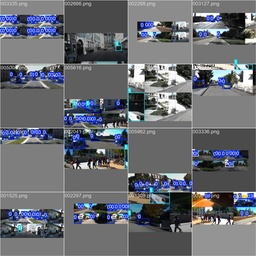
#> input picture model/runs/detect/train/train_batch0.jpg, 256 x 256 px, shrunk from 1920 x 1920 before the run
$ python cutie_mask_to_yolo.py ../model/runs/detect/train
#> lines starting #> are read from the running program, lines starting #| are printed output that depends on the picture
#!/usr/bin/env python3
"""
将 Cutie 生成的掩码图片转换为 YOLO 标签文件。

默认行为：
- 输入目录下所有常见图片格式都会被处理
- 单通道图按非零像素值区分目标，多通道图按非黑颜色区分目标
- 每个唯一像素值或颜色只生成一个外接矩形框
- 输出目录默认创建在当前项目目录下，名称为 labels_<输入目录名>

YOLO 标签格式：
class_id x_center y_center width height
"""

from __future__ import annotations

import argparse
import sys
from pathlib import Path

import numpy as np
from PIL import Image, UnidentifiedImageError


PROJECT_DIR = Path(__file__).resolve().parent
SUPPORTED_EXTENSIONS = {".png", ".jpg", ".jpeg", ".bmp", ".tif", ".tiff", ".webp"}


def non_negative_int(value: str) -> int:
    parsed = int(value)
    if parsed < 0:
        raise argparse.ArgumentTypeError("参数必须是大于等于 0 的整数。")
    return parsed


def parse_args() -> argparse.Namespace:
    parser = argparse.ArgumentParser(
        description="将 Cutie 掩码图转换为 YOLO 数据集 labels 文本文件。"
    )
    parser.add_argument(
        "input_dir",
        help="包含掩码图的文件夹路径。",
    )
    parser.add_argument(
        "--class-id",
        type=non_negative_int,
        default=0,
        help="生成标签时使用的类别 ID，默认是 0。",
    )
    parser.add_argument(
        "--mask-value",
        type=non_negative_int,
        default=None,
        help="仅提取指定像素值对应的目标。适用于单通道、调色板或灰度+Alpha 掩码图。",
    )
    parser.add_argument(
        "--min-area",
        type=non_negative_int,
        default=1,
        help="忽略小于该像素面积的目标，默认是 1。",
    )
    parser.add_argument(
        "--output-dir",
        default=None,
        help=(
            "输出目录名称或路径。未指定时，会在当前项目目录下创建 "
            "labels_<输入目录名>。"
        ),
    )
    return parser.parse_args()


def resolve_output_dir(input_dir: Path, output_dir_arg: str | None) -> Path:
    if output_dir_arg is None:
        return PROJECT_DIR / f"labels_{input_dir.name}"

    output_dir = Path(output_dir_arg).expanduser()
    if not output_dir.is_absolute():
        output_dir = PROJECT_DIR / output_dir
    return output_dir.resolve()


def list_mask_files(input_dir: Path) -> list[Path]:
    if not input_dir.exists():
        raise FileNotFoundError(f"输入目录不存在: {input_dir}")
    if not input_dir.is_dir():
        raise NotADirectoryError(f"输入路径不是文件夹: {input_dir}")

    mask_files = sorted(
        path
        for path in input_dir.iterdir()
        if path.is_file() and path.suffix.lower() in SUPPORTED_EXTENSIONS
    )

    if not mask_files:
        supported = ", ".join(sorted(SUPPORTED_EXTENSIONS))
        raise FileNotFoundError(
            f"在 {input_dir} 中没有找到支持的掩码图文件，支持格式: {supported}"
        )

    stems: dict[str, Path] = {}
    for path in mask_files:
        if path.stem in stems:
            raise ValueError(
                f"发现同名文件会覆盖输出: {stems[path.stem].name} 和 {path.name}"
            )
        stems[path.stem] = path

    return mask_files


def load_mask_arrays(
    image_path: Path,
) -> tuple[np.ndarray, np.ndarray | None, str, int, int]:
    try:
        with Image.open(image_path) as image:
#> image is the input picture: PIL image 256x256 RGB; mean R, G, B 104.7, 107.8, 114.2
            mask_array = np.array(image)
            color_array = np.array(image.convert("RGB")) if image.mode == "P" else None
            mode = image.mode
#> mode = 'RGB'
            width, height = image.size
#> width = 256; height = 256
#> in convert_masks_to_labels, `mask_array, color_array, image_mode, image_width, image_height = load_..`: image_mode = 'RGB'; image_width = 256
    except UnidentifiedImageError as exc:
        raise ValueError(f"无法识别图片文件: {image_path}") from exc

    if mask_array.ndim not in {2, 3}:
        raise ValueError(f"不支持的图片维度: {image_path} -> ndim={mask_array.ndim}")

    return mask_array, color_array, mode, width, height


def box_from_mask(binary_mask: np.ndarray, min_area: int) -> tuple[int, int, int, int] | None:
    points_y, points_x = np.nonzero(binary_mask)
    area = points_y.size
    if area == 0 or area < min_area:
        return None

    return (
        int(points_x.min()),
        int(points_y.min()),
        int(points_x.max()),
        int(points_y.max()),
    )


def sort_boxes(boxes: list[tuple[int, int, int, int]]) -> list[tuple[int, int, int, int]]:
    return sorted(boxes, key=lambda box: (box[1], box[0], box[3], box[2]))


def find_boxes_from_value_mask(
    value_mask: np.ndarray,
    min_area: int,
    mask_value: int | None,
) -> list[tuple[int, int, int, int]]:
    boxes: list[tuple[int, int, int, int]] = []

    if mask_value is None:
        target_values = [int(value) for value in np.unique(value_mask) if int(value) != 0]
    else:
        target_values = [mask_value]

    for value in target_values:
        box = box_from_mask(value_mask == value, min_area=min_area)
        if box is not None:
            boxes.append(box)

    return sort_boxes(boxes)


def find_boxes_from_color_mask(
    color_mask: np.ndarray,
    min_area: int,
) -> list[tuple[int, int, int, int]]:
#> called with min_area = 1
    if color_mask.ndim != 3 or color_mask.shape[2] < 3:
        raise ValueError(f"颜色掩码格式不支持: shape={color_mask.shape}")

    rgb = color_mask[:, :, :3].astype(np.uint32, copy=False)
    color_codes = (rgb[:, :, 0] << 16) | (rgb[:, :, 1] << 8) | rgb[:, :, 2]
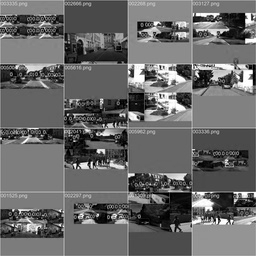
#> color_codes: shape (256, 256) uint32; min 0, max 16777215, mean 6890843.6; drawn with min black and max white
    target_codes = [int(code) for code in np.unique(color_codes) if int(code) != 0]
#> target_codes = 23167 items
    boxes: list[tuple[int, int, int, int]] = []

    for code in target_codes:
        box = box_from_mask(color_codes == code, min_area=min_area)
        if box is not None:
            boxes.append(box)
#> this loop made 23167 passes
#> (code, points_y in box_from_mask, points_x in box_from_mask, area in box_from_mask, box) on passes 1 to 3: (2, [22, 80], [138, 253], 2, (138, 22, 253, 80)), (5, [36, 50], [193, 65], 2, (65, 36, 193, 50)), (12, [214], [105], 1, (105, 214, 105, 214))
#> after the loop, boxes = 23167 items

    return sort_boxes(boxes)


def find_bounding_boxes(
    mask_array: np.ndarray,
    color_array: np.ndarray | None,
    image_mode: str,
    min_area: int,
    mask_value: int | None,
) -> list[tuple[int, int, int, int]]:
    if mask_array.ndim == 2:
        if image_mode == "P" and mask_value is None:
            if color_array is None:
                raise ValueError("调色板图片缺少 RGB 颜色数据。")
            return find_boxes_from_color_mask(color_array, min_area=min_area)
        return find_boxes_from_value_mask(
            mask_array,
            min_area=min_area,
            mask_value=mask_value,
        )

    channel_count = mask_array.shape[2]
    if channel_count < 3:
        return find_boxes_from_value_mask(
            mask_array[:, :, 0],
            min_area=min_area,
            mask_value=mask_value,
        )

    if mask_value is not None:
        raise ValueError(
            f"{image_mode} 多通道图片不支持 --mask-value，请改用单通道/调色板掩码图。"
        )

    return find_boxes_from_color_mask(mask_array, min_area=min_area)


def to_yolo_line(
    box: tuple[int, int, int, int],
    image_width: int,
    image_height: int,
    class_id: int,
) -> str:
#> called with box = (0, 0, 148, 66), image_width = 256, image_height = 256, class_id = 0
    min_x, min_y, max_x, max_y = box
    box_width = max_x - min_x + 1
    box_height = max_y - min_y + 1
    x_center = (min_x + box_width / 2.0) / image_width
#> x_center = 0.291
    y_center = (min_y + box_height / 2.0) / image_height
#> y_center = 0.131

    return (
        f"{class_id} "
        f"{x_center:.6f} "
        f"{y_center:.6f} "
        f"{box_width / image_width:.6f} "
        f"{box_height / image_height:.6f}"
    )


def convert_masks_to_labels(
    input_dir: Path,
    output_dir: Path,
    class_id: int,
    mask_value: int | None,
    min_area: int,
) -> tuple[int, int]:
    mask_files = list_mask_files(input_dir)
    if output_dir.exists() and not output_dir.is_dir():
        raise NotADirectoryError(f"输出路径不是文件夹: {output_dir}")
    output_dir.mkdir(parents=True, exist_ok=True)

    processed_count = 0
    total_boxes = 0

    for mask_path in mask_files:
        mask_array, color_array, image_mode, image_width, image_height = load_mask_arrays(
            mask_path
        )
        boxes = find_bounding_boxes(
            mask_array,
            color_array=color_array,
            image_mode=image_mode,
            min_area=min_area,
            mask_value=mask_value,
        )

        label_path = output_dir / f"{mask_path.stem}.txt"
        lines = [
            to_yolo_line(
                box,
                image_width=image_width,
                image_height=image_height,
                class_id=class_id,
            )
            for box in boxes
        ]
#> lines = 23167 items
        label_path.write_text("\n".join(lines) + ("\n" if lines else ""), encoding="utf-8")

        processed_count += 1
        total_boxes += len(boxes)
#> total_boxes = 23167
#> pass 2 of the loop in convert_masks_to_labels, `for mask_path in mask_files:`:
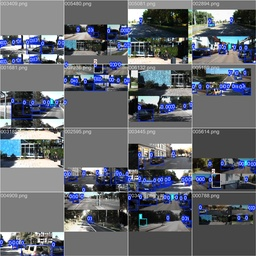
#> input picture model/runs/detect/train/train_batch1.jpg, 256 x 256 px, shrunk from 1920 x 1920 before the run
#> in load_mask_arrays, image is the input picture: PIL image 256x256 RGB; mean R, G, B 99.5, 103.9, 112
#> in find_boxes_from_color_mask (call 2), `color_codes = (rgb[:, :, 0] << 16) | (rgb[:, :, 1] << 8) | rgb[:, :, 2]`:
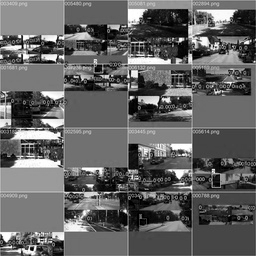
#> color_codes: shape (256, 256) uint32; min 0, max 16777215, mean 6549611.4; drawn with min black and max white
#> target_codes = 28511 items
#> the loop in find_boxes_from_color_mask (call 2), `for code in target_codes:` made 28511 passes
#> code on passes 55 to 57: 274, 275, 276

    return processed_count, total_boxes


def main() -> int:
    args = parse_args()
    input_dir = Path(args.input_dir).expanduser().resolve()
    output_dir = resolve_output_dir(input_dir, args.output_dir)

    try:
        processed_count, total_boxes = convert_masks_to_labels(
            input_dir=input_dir,
            output_dir=output_dir,
            class_id=args.class_id,
            mask_value=args.mask_value,
            min_area=args.min_area,
        )
    except Exception as exc:
        print(f"转换失败: {exc}", file=sys.stderr)
        return 1

    print(f"处理完成: {processed_count} 张掩码图")
#| 处理完成: 2 张掩码图
    print(f"生成目录: {output_dir}")
    print(f"总目标框数: {total_boxes}")
#| 总目标框数: 51678
    return 0


if __name__ == "__main__":
    raise SystemExit(main())
#> (the program exits here)
